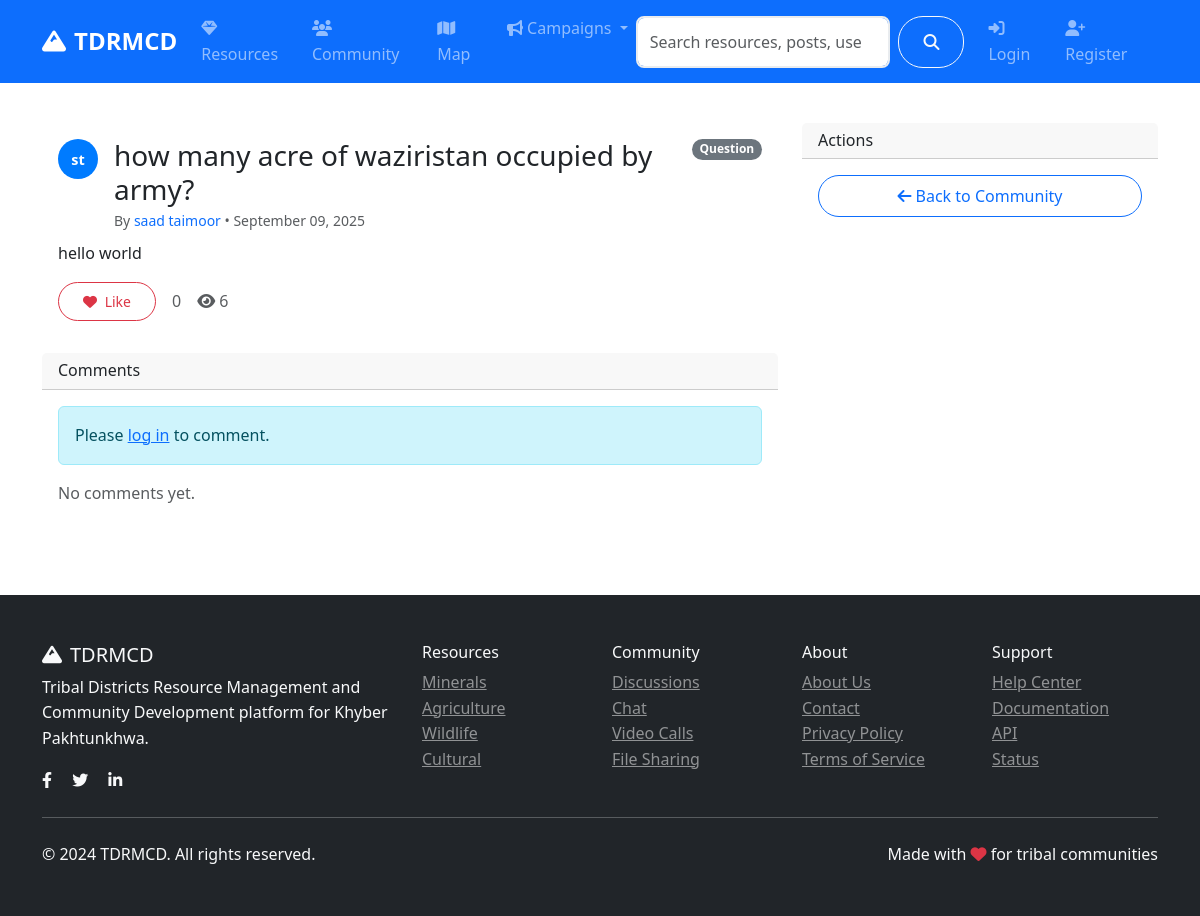
/community/post/2, run on an earlier commit of the app's database.
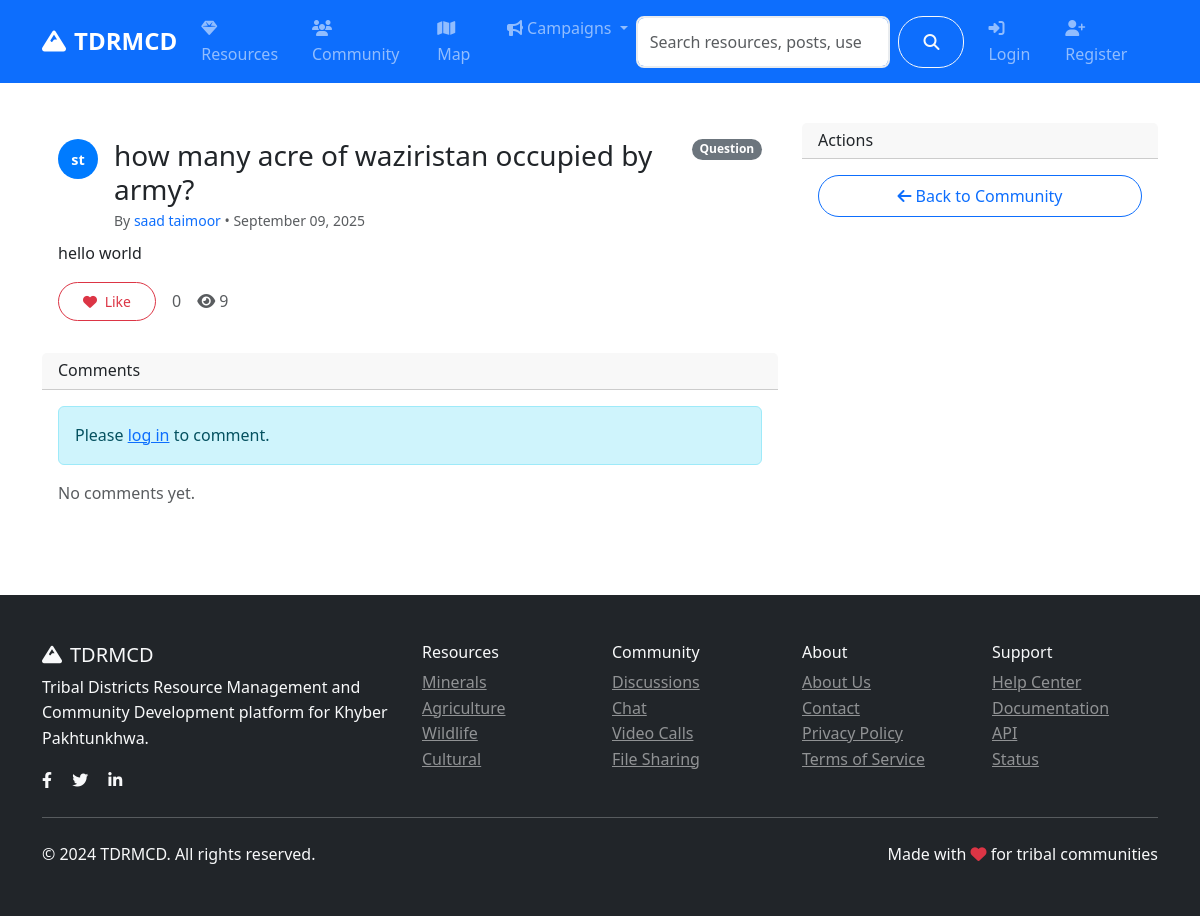
And on a later commit of the database.
### models.py (models this page shows, shortened)
class CommunityPost(db.Model):
    id = db.Column(db.Integer, primary_key=True)
    title = db.Column(db.String(200), nullable=False)
    content = db.Column(db.Text, nullable=False)
    category = db.Column(db.String(50), nullable=False)  # discussion, question, announcement
    tags = db.Column(db.String(200))
    image_url = db.Column(db.String(200))
    likes = db.Column(db.Integer, default=0)
    views = db.Column(db.Integer, default=0)
    author_id = db.Column(db.Integer, db.ForeignKey('user.id'), nullable=False)
    created_at = db.Column(db.DateTime, default=datetime.utcnow)
    updated_at = db.Column(db.DateTime, default=datetime.utcnow, onupdate=datetime.utcnow)
    comments = db.relationship('Comment', backref='post', lazy='dynamic', cascade='all, delete-orphan')
    likes_relation = db.relationship('PostLike', backref='post', lazy='dynamic', cascade='all, delete-orphan')

### routes/community.py (the view)
@community_bp.route('/post/<int:id>')
def post_detail(id):
    post = CommunityPost.query.get_or_404(id)
    post.views += 1
    db.session.commit()
    comments = Comment.query.filter_by(post_id=id, parent_id=None).order_by(Comment.created_at.asc()).all()
    comment_form = CommentForm()
    liked_by_me = False
    if current_user.is_authenticated:
        liked_by_me = PostLike.query.filter_by(user_id=current_user.id, post_id=post.id).first() is not None
    return render_template('community/post_detail.html',
                         post=post,
                         comments=comments,
                         comment_form=comment_form,
                         liked_by_me=liked_by_me)

### forms.py
class CommentForm(FlaskForm):
    content = TextAreaField('Comment', validators=[DataRequired(), Length(min=1, max=1000)])
    parent_id = HiddenField('Parent ID', validators=[Optional()])

### models.py (called while the page is built)
    def get_full_name(self):
        return f"{self.first_name} {self.last_name}"

### templates/community/post_detail.html (shortened to what the changed rows need)
{% extends "base.html" %}
{% block content %}
<div class="container py-4">
    <div class="row">
        <div class="col-lg-8">
            <div class="card mb-3">
                <div class="card-body">
                    <div class="d-flex justify-content-between align-items-start">
                        <div class="d-flex align-items-start">
                            <div class="me-3">
                            </div>
                            <div>
                                <h3 class="mb-1">{{ post.title }}</h3>
                                <div class="text-muted small">By <a class="text-decoration-none" href="{{ url_for('auth.public_profile', username=post.author.username) }}">{{ post.author.get_full_name() }}</a> • {{ post.created_at.strftime('%B %d, %Y') }}</div>
                            </div>
                        </div>
                        <span class="badge bg-secondary">{{ post.category.title() }}</span>
                    </div>
                    <p class="mt-2">{{ post.content }}</p>
                    <div class="mt-3 d-flex gap-3 align-items-center">
                        <button id="like-btn" class="btn btn-sm {{ 'btn-danger' if liked_by_me else 'btn-outline-danger' }}">
                            <i class="fas fa-heart me-1"></i>
                            <span id="like-text">{{ 'Liked' if liked_by_me else 'Like' }}</span>
                        </button>
                        <span id="like-count" class="text-muted">{{ post.likes }}</span>
                        <span class="text-muted"><i class="fas fa-eye me-1"></i>{{ post.views }}</span>
                    </div>
                </div>
            </div>
        </div>
    </div>
</div>
{% endblock %}

What changed in the data, as far as the page shows it:
changed CommunityPost "how many acre of waziristan occupied by army?": views "6" → "9"
